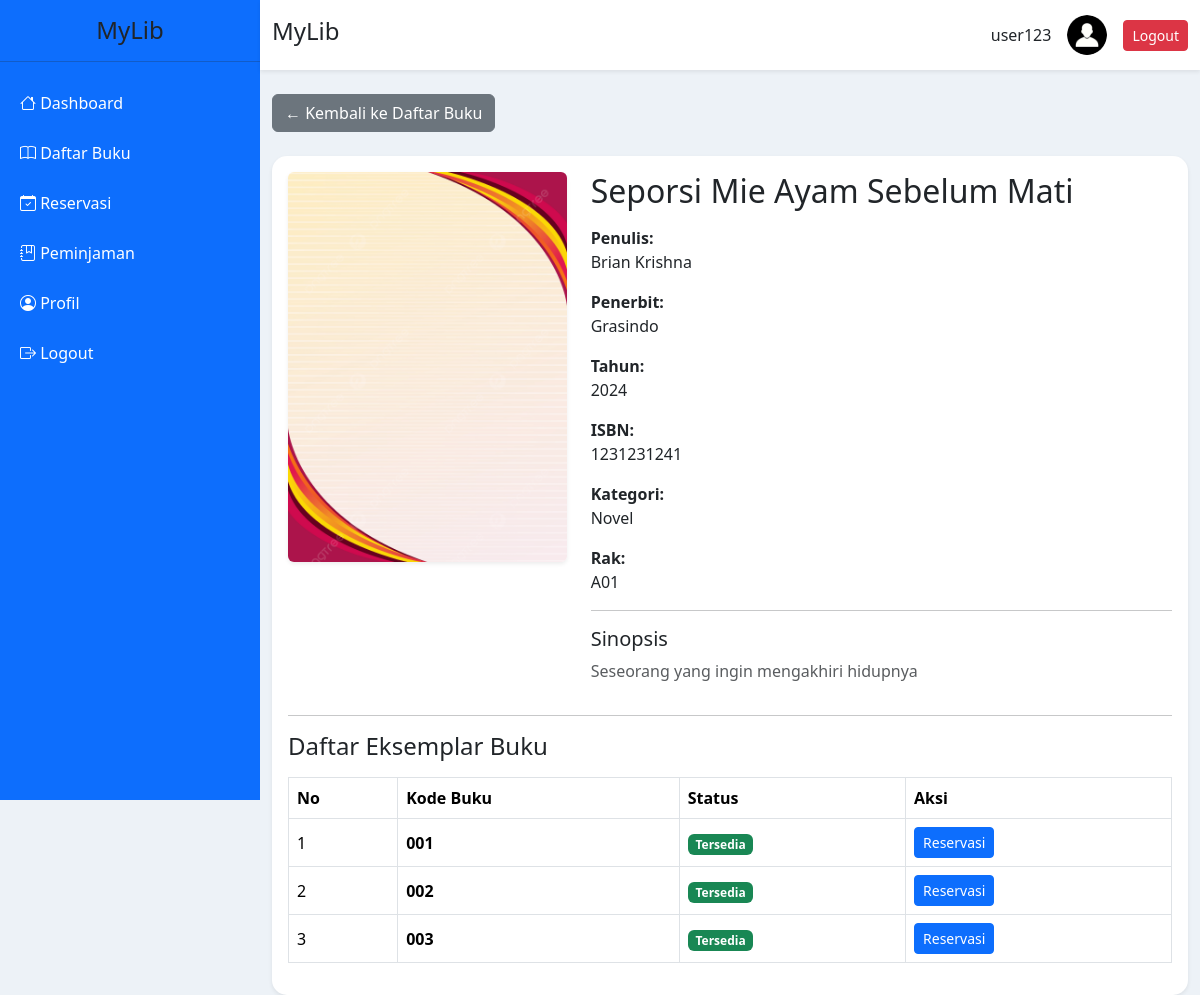
The page /user/buku/detail.php?id=2 (signed in) on the database its author committed.
### tables this page shows
CREATE TABLE `judul_buku` (
  `id` int NOT NULL,
  `judul` varchar(200) NOT NULL,
  `penulis` varchar(100) NOT NULL,
  `penerbit` varchar(100) NOT NULL,
  `tahun` year NOT NULL,
  `isbn` varchar(30) DEFAULT NULL,
  `kategori` varchar(100) DEFAULT NULL,
  `rak` varchar(50) DEFAULT NULL,
  `sinopsis` text,
  `cover` varchar(255) DEFAULT 'default-book.png',
  `created_at` timestamp NULL DEFAULT CURRENT_TIMESTAMP
);

CREATE TABLE `eksemplar_buku` (
  `id` int NOT NULL,
  `judul_id` int NOT NULL,
  `kode_buku` varchar(30) NOT NULL,
  `status` enum('Tersedia','Dipinjam','Rusak','Hilang') DEFAULT 'Tersedia',
  `created_at` timestamp NULL DEFAULT CURRENT_TIMESTAMP
);

### user/buku/detail.php (the view, shortened to what this page needs)
<?php
require "../../config/koneksi.php";
$id = (int) $_GET['id'];
$query = mysqli_query($koneksi, "
    SELECT *
    FROM judul_buku
    WHERE id = $id
");
$buku = mysqli_fetch_assoc($query);
$eksemplar = mysqli_query($koneksi, "
    SELECT *
    FROM eksemplar_buku
    WHERE judul_id = $id
    ORDER BY id ASC
");
include "../../templates/header.php";
?>
<?php include "../../templates/sidebar_user.php"; ?>
<div class="main">
<?php include "../../templates/navbar.php"; ?>
<div class="container mt-4">
<a
    href="index.php"
    class="btn btn-secondary mb-4"
>
    ← Kembali ke Daftar Buku
</a>
<div class="card shadow-sm">
<div class="card-body">
<div class="row">
<div class="col-md-4 text-center mb-4">
<?php
if (
    !empty($buku['cover']) &&
    file_exists(
        "../../assets/upload/cover/" . $buku['cover']
    )
) {
?>
<img
    src="<?= BASE_URL ?>assets/upload/cover/<?= htmlspecialchars($buku['cover']); ?>"
    class="img-fluid rounded shadow-sm"
    style="max-height:450px; object-fit:cover;"
    alt="<?= htmlspecialchars($buku['judul']); ?>"
>
<?php
}
?>
</div>
<div class="col-md-8">
<h2 class="mb-3">
<?= htmlspecialchars($buku['judul']); ?>
</h2>
<p>
<strong>Penulis:</strong><br>
<?= htmlspecialchars($buku['penulis']); ?>
</p>
<p>
<strong>Penerbit:</strong><br>
<?= htmlspecialchars($buku['penerbit']); ?>
</p>
<p>
<strong>Tahun:</strong><br>
<?= htmlspecialchars($buku['tahun']); ?>
</p>
<p>
<strong>ISBN:</strong><br>
<?= htmlspecialchars($buku['isbn']); ?>
</p>
<p>
<strong>Kategori:</strong><br>
<?= htmlspecialchars($buku['kategori']); ?>
</p>
<p>
<strong>Rak:</strong><br>
<?= htmlspecialchars($buku['rak']); ?>
</p>
<hr>
<h5>
Sinopsis
</h5>
<p class="text-muted">
<?= nl2br(
    htmlspecialchars($buku['sinopsis'] ?? '-')
); ?>
</p>
</div>
</div>
<hr>
<h4 class="mb-3">
Daftar Eksemplar Buku
</h4>
<div class="table-responsive">
<table class="table table-bordered align-middle">
<thead>
<tr>
<th>No</th>
<th>Kode Buku</th>
<th>Status</th>
<th>Aksi</th>
</tr>
</thead>
<tbody>
<?php
$no = 1;
if (mysqli_num_rows($eksemplar) > 0) {
    while ($e = mysqli_fetch_assoc($eksemplar)) {
?>
<tr>
<td>
<?= $no++; ?>
</td>
<td>
<strong>
<?= htmlspecialchars($e['kode_buku']); ?>
</strong>
</td>
<td>
<?php
if ($e['status'] == "Tersedia") {
?>
<span class="badge bg-success">
Tersedia
</span>
<?php
} else {
?>
<span class="badge bg-danger">
<?= htmlspecialchars($e['status']); ?>
</span>
<?php
}
?>
</td>
<td>
<?php
if ($e['status'] == "Tersedia") {
?>
<a
    href="<?= BASE_URL ?>user/reservasi/tambah.php?eksemplar_id=<?= $e['id']; ?>"
    class="btn btn-primary btn-sm"
>
    Reservasi
</a>
<?php
} else {
?>
<span class="text-muted">
Tidak tersedia
</span>
<?php
}
?>
</td>
</tr>
<?php
    }
}
?>
</tbody>
</table>
</div>
</div>
</div>
</div>
<?php include "../../templates/footer.php"; ?>

### templates/header.php (style rules this page uses)
body { background:#edf2f7; font-family:Segoe UI; }
.main { margin-left:260px; }
.card { border:none; border-radius:15px; }

### rows shown on the page
judul_buku: cover (picture), judul "Seporsi Mie Ayam Sebelum Mati", penulis "Brian Krishna", penerbit "Grasindo", tahun "2024", isbn "1231231241", kategori "Novel", rak "A01", sinopsis "Seseorang yang ingin mengakhiri hidupnya"
eksemplar_buku: kode_buku "001", status "Tersedia"
eksemplar_buku: kode_buku "002", status "Tersedia"
eksemplar_buku: kode_buku "003", status "Tersedia"

### other values the page prints
$_SESSION['nama'] "user123"
